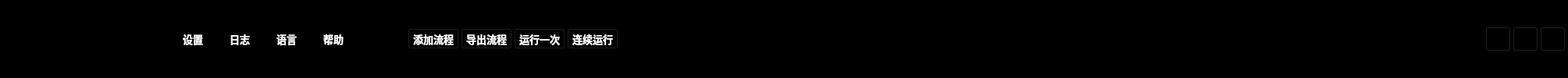
       <widget class="QFrame" name="frame_3">
        <property name="styleSheet">
         <string notr="true">background-color: rgb(0, 0, 0);</string>
        </property>
        <property name="frameShape">
         <enum>QFrame::StyledPanel</enum>
        </property>
        <property name="frameShadow">
         <enum>QFrame::Raised</enum>
        </property>
        <layout class="QGridLayout" name="gridLayout">
         <property name="leftMargin">
          <number>2</number>
         </property>
         <property name="topMargin">
          <number>2</number>
         </property>
         <property name="rightMargin">
          <number>2</number>
         </property>
         <property name="bottomMargin">
          <number>2</number>
         </property>
         <property name="spacing">
          <number>2</number>
         </property>
         <item row="0" column="0">
          <layout class="QHBoxLayout" name="horizontalLayout_18" stretch="2,1,3,1,1,1,1,1,15,1">
           <item>
            <layout class="QHBoxLayout" name="horizontalLayout_17" stretch="1,10">
             <item>
              <widget class="QLabel" name="label_10">
               <property name="sizePolicy">
                <sizepolicy hsizetype="Expanding" vsizetype="Expanding">
                 <horstretch>0</horstretch>
                 <verstretch>0</verstretch>
                </sizepolicy>
               </property>
               <property name="maximumSize">
                <size>
                 <width>100</width>
                 <height>30</height>
                </size>
               </property>
               <property name="text">
                <string/>
               </property>
               <property name="pixmap">
                <pixmap>../../../MatchTest/Resources/Quectel LOGO-20220215.png</pixmap>
               </property>
               <property name="scaledContents">
                <bool>true</bool>
               </property>
              </widget>
             </item>
             <item>
              <spacer name="horizontalSpacer_6">
               <property name="orientation">
                <enum>Qt::Horizontal</enum>
               </property>
               <property name="sizeHint" stdset="0">
                <size>
                 <width>638</width>
                 <height>20</height>
                </size>
               </property>
              </spacer>
             </item>
            </layout>
           </item>
           <item>
            <spacer name="horizontalSpacer_4">
             <property name="orientation">
              <enum>Qt::Horizontal</enum>
             </property>
             <property name="sizeHint" stdset="0">
              <size>
               <width>40</width>
               <height>20</height>
              </size>
             </property>
            </spacer>
           </item>
           <item>
            <layout class="QHBoxLayout" name="horizontalLayout_28" stretch="1,1,1,1">
             <property name="spacing">
              <number>20</number>
             </property>
             <item>
              <widget class="QToolButton" name="toolButton_4">
               <property name="font">
                <font>
                 <family>微软雅黑</family>
                 <pointsize>10</pointsize>
                 <weight>75</weight>
                 <bold>true</bold>
                </font>
               </property>
               <property name="layoutDirection">
                <enum>Qt::LeftToRight</enum>
               </property>
               <property name="styleSheet">
                <string notr="true">color: rgb(255, 255, 255);
background-color: rgb(0, 0, 0);</string>
               </property>
               <property name="text">
                <string>设置</string>
               </property>
               <property name="toolButtonStyle">
                <enum>Qt::ToolButtonTextBesideIcon</enum>
               </property>
               <property name="autoRaise">
                <bool>true</bool>
               </property>
              </widget>
             </item>
             <item>
              <widget class="QToolButton" name="toolButton_5">
               <property name="font">
                <font>
                 <family>微软雅黑</family>
                 <pointsize>10</pointsize>
                 <weight>75</weight>
                 <bold>true</bold>
                </font>
               </property>
               <property name="layoutDirection">
                <enum>Qt::LeftToRight</enum>
               </property>
               <property name="styleSheet">
                <string notr="true">color: rgb(255, 255, 255);
background-color: rgb(0, 0, 0);</string>
               </property>
               <property name="text">
                <string>日志</string>
               </property>
               <property name="toolButtonStyle">
                <enum>Qt::ToolButtonTextOnly</enum>
               </property>
               <property name="autoRaise">
                <bool>true</bool>
               </property>
              </widget>
             </item>
             <item>
              <widget class="QToolButton" name="toolButton_6">
               <property name="font">
                <font>
                 <family>微软雅黑</family>
                 <pointsize>10</pointsize>
                 <weight>75</weight>
                 <bold>true</bold>
                </font>
               </property>
               <property name="layoutDirection">
                <enum>Qt::LeftToRight</enum>
               </property>
               <property name="styleSheet">
                <string notr="true">color: rgb(255, 255, 255);
background-color: rgb(0, 0, 0);</string>
               </property>
               <property name="text">
                <string>语言</string>
               </property>
               <property name="toolButtonStyle">
                <enum>Qt::ToolButtonTextOnly</enum>
               </property>
               <property name="autoRaise">
                <bool>true</bool>
               </property>
              </widget>
             </item>
             <item>
              <widget class="QToolButton" name="toolButton_7">
               <property name="font">
                <font>
                 <family>微软雅黑</family>
                 <pointsize>10</pointsize>
                 <weight>75</weight>
                 <bold>true</bold>
                </font>
               </property>
               <property name="layoutDirection">
                <enum>Qt::LeftToRight</enum>
               </property>
               <property name="styleSheet">
                <string notr="true">color: rgb(255, 255, 255);
background-color: rgb(0, 0, 0);</string>
               </property>
               <property name="text">
                <string>帮助</string>
               </property>
               <property name="toolButtonStyle">
                <enum>Qt::ToolButtonTextOnly</enum>
               </property>
               <property name="autoRaise">
                <bool>true</bool>
               </property>
              </widget>
             </item>
            </layout>
           </item>
           <item>
            <spacer name="horizontalSpacer_2">
             <property name="orientation">
              <enum>Qt::Horizontal</enum>
             </property>
             <property name="sizeHint" stdset="0">
              <size>
               <width>40</width>
               <height>20</height>
              </size>
             </property>
            </spacer>
           </item>
           <item>
            <widget class="QToolButton" name="toolButton_addTab">
             <property name="font">
              <font>
               <family>微软雅黑</family>
               <pointsize>10</pointsize>
               <weight>75</weight>
               <bold>true</bold>
              </font>
             </property>
             <property name="styleSheet">
              <string notr="true">color: rgb(255, 255, 255);</string>
             </property>
             <property name="text">
              <string>添加流程</string>
             </property>
             <property name="icon">
              <iconset>
               <normaloff>../../../MatchTest/Resources/添加.png</normaloff>../../../MatchTest/Resources/添加.png</iconset>
             </property>
             <property name="iconSize">
              <size>
               <width>30</width>
               <height>30</height>
              </size>
             </property>
             <property name="toolButtonStyle">
              <enum>Qt::ToolButtonTextUnderIcon</enum>
             </property>
            </widget>
           </item>
           <item>
            <widget class="QToolButton" name="toolButton_match_13">
             <property name="font">
              <font>
               <family>微软雅黑</family>
               <pointsize>10</pointsize>
               <weight>75</weight>
               <bold>true</bold>
              </font>
             </property>
             <property name="styleSheet">
              <string notr="true">color: rgb(255, 255, 255);</string>
             </property>
             <property name="text">
              <string>导出流程</string>
             </property>
             <property name="icon">
              <iconset>
               <normaloff>../../../MatchTest/Resources/导出.png</normaloff>../../../MatchTest/Resources/导出.png</iconset>
             </property>
             <property name="iconSize">
              <size>
               <width>30</width>
               <height>30</height>
              </size>
             </property>
             <property name="toolButtonStyle">
              <enum>Qt::ToolButtonTextUnderIcon</enum>
             </property>
            </widget>
           </item>
           <item>
            <widget class="QToolButton" name="toolButton_match_14">
             <property name="font">
              <font>
               <family>微软雅黑</family>
               <pointsize>10</pointsize>
               <weight>75</weight>
               <bold>true</bold>
              </font>
             </property>
             <property name="styleSheet">
              <string notr="true">color: rgb(255, 255, 255);</string>
             </property>
             <property name="text">
              <string>运行一次</string>
             </property>
             <property name="icon">
              <iconset>
               <normaloff>../../../MatchTest/Resources/运行一次.png</normaloff>../../../MatchTest/Resources/运行一次.png</iconset>
             </property>
             <property name="iconSize">
              <size>
               <width>30</width>
               <height>30</height>
              </size>
             </property>
             <property name="toolButtonStyle">
              <enum>Qt::ToolButtonTextUnderIcon</enum>
             </property>
            </widget>
           </item>
           <item>
            <widget class="QToolButton" name="toolButton_run">
             <property name="font">
              <font>
               <family>微软雅黑</family>
               <pointsize>10</pointsize>
               <weight>75</weight>
               <bold>true</bold>
              </font>
             </property>
             <property name="styleSheet">
              <string notr="true">color: rgb(255, 255, 255);</string>
             </property>
             <property name="text">
              <string>连续运行</string>
             </property>
             <property name="icon">
              <iconset>
               <normaloff>../../../MatchTest/Resources/连续运行.png</normaloff>../../../MatchTest/Resources/连续运行.png</iconset>
             </property>
             <property name="iconSize">
              <size>
               <width>30</width>
               <height>30</height>
              </size>
             </property>
             <property name="toolButtonStyle">
              <enum>Qt::ToolButtonTextUnderIcon</enum>
             </property>
            </widget>
           </item>
           <item>
            <spacer name="horizontalSpacer_7">
             <property name="orientation">
              <enum>Qt::Horizontal</enum>
             </property>
             <property name="sizeHint" stdset="0">
              <size>
               <width>678</width>
               <height>20</height>
              </size>
             </property>
            </spacer>
           </item>
           <item>
            <layout class="QHBoxLayout" name="horizontalLayout_10" stretch="1,11,0">
             <item>
              <widget class="QToolButton" name="toolButton">
               <property name="autoFillBackground">
                <bool>false</bool>
               </property>
               <property name="text">
                <string/>
               </property>
               <property name="icon">
                <iconset>
                 <normaloff>../../../MatchTest/Resources/窗口最小化.png</normaloff>../../../MatchTest/Resources/窗口最小化.png</iconset>
               </property>
               <property name="iconSize">
                <size>
                 <width>25</width>
                 <height>25</height>
                </size>
               </property>
              </widget>
             </item>
             <item>
              <widget class="QToolButton" name="toolButton_2">
               <property name="text">
                <string/>
               </property>
               <property name="icon">
                <iconset>
                 <normaloff>../../../MatchTest/Resources/expand-全屏化.png</normaloff>../../../MatchTest/Resources/expand-全屏化.png</iconset>
               </property>
               <property name="iconSize">
                <size>
                 <width>25</width>
                 <height>25</height>
                </size>
               </property>
              </widget>
             </item>
             <item>
              <widget class="QToolButton" name="toolButton_3">
               <property name="text">
                <string/>
               </property>
               <property name="icon">
                <iconset>
                 <normaloff>../../../MatchTest/Resources/关闭.png</normaloff>../../../MatchTest/Resources/关闭.png</iconset>
               </property>
               <property name="iconSize">
                <size>
                 <width>25</width>
                 <height>25</height>
                </size>
               </property>
              </widget>
             </item>
            </layout>
           </item>
          </layout>
         </item>
        </layout>
       </widget>
